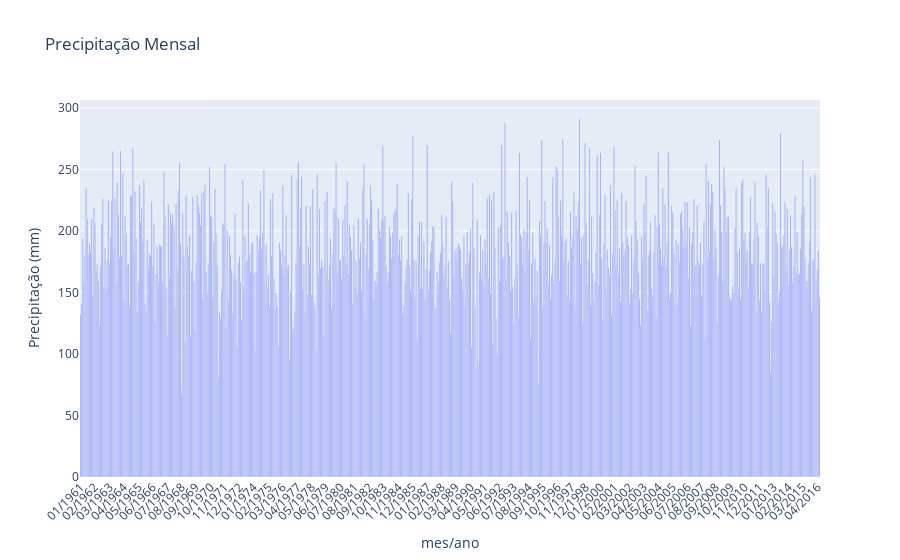

The notebook cell this image was saved under:
### Markdown cell above
#### b) Mês mais chuvoso

### Code cell
def carregar_dados(file_path):
    df = pd.read_csv(file_path, parse_dates=['data'], dayfirst=True)
    return df

# Função para encontrar o mês mais chuvoso
def mes_mais_chuvoso(df):
    precip_por_mes = {} #Dicionário contendo as informações de precipitação

    # Agrupar os dados por mes/ano e somar as precipitações
    for index, row in df.iterrows():
        mes_ano = row['data'].strftime('%m/%Y')
        if mes_ano not in precip_por_mes:
            precip_por_mes[mes_ano] = 0
        precip_por_mes[mes_ano] += row['precip']

    # Encontrar o mes/ano com maior precipitação
    mes_chuvoso = max(precip_por_mes, key=precip_por_mes.get)
    maior_precip = precip_por_mes[mes_chuvoso]

    return mes_chuvoso, maior_precip, precip_por_mes

def grafico_precip(precip_por_mes):
    df_precip = pd.DataFrame(list(precip_por_mes.items()), columns=['mes/ano', 'Precipitação'])

    fig = px.bar(df_precip, x='mes/ano', y='Precipitação', title='Precipitação Mensal', labels={'mes/ano': 'mes/ano', 'Precipitação': 'Precipitação (mm)'})
    fig.update_layout(xaxis_tickangle=-45)
    fig.show()

def main():
    file_path = 'Anexo_Arquivo_Dados_Projeto_Logica_e_programacao_de_computadores.csv'
    df = carregar_dados(file_path)

    # Encontrar o mês mais chuvoso e a precipitação por mês
    mes_chuvoso, maior_precip, precip_por_mes = mes_mais_chuvoso(df)

    print(f"O mês mais chuvoso foi {mes_chuvoso}, com uma precipitação total de {maior_precip} mm.")

    grafico_precip(precip_por_mes) #Gráfico criado para melhor visualização dos dados

if __name__ == '__main__':
    main()

### Figure 1 — Plotly figure (JSON) as saved in the notebook; plotly's stock layout.template omitted (floating-point values rounded to 4 significant figures; data arrays with more than 128 entries replaced by an {"elided": "..."} marker saying what was removed)
{"data": [{"alignmentgroup": "True", "hovertemplate": "mes/ano=%{x}<br>Precipitação (mm)=%{y}<extra></extra>", "legendgroup": "", "marker": {"color": "#636efa", "pattern": {"shape": ""}}, "name": "", "offsetgroup": "", "orientation": "v", "showlegend": false, "textposition": "auto", "type": "bar", "x": {"elided": "666 str values"}, "xaxis": "x", "y": {"elided": "666 float values"}, "yaxis": "y"}], "layout": {"barmode": "relative", "legend": {"tracegroupgap": 0}, "title": {"text": "Precipitação Mensal"}, "xaxis": {"anchor": "y", "domain": [0, 1], "tickangle": -45, "title": {"text": "mes/ano"}}, "yaxis": {"anchor": "x", "domain": [0, 1], "title": {"text": "Precipitação (mm)"}}}}
